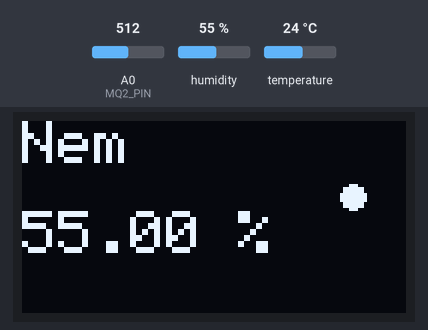
The sketch below on a simulated Arduino Uno, built with avr-gcc and run on an emulated ATmega328P. Shown: 128×64 one-colour display. The test bench sets the inputs (shaded band); at power-on: A0 (MQ2_PIN) = 512, humidity 55 %, temperature 24 °C.

Above: at 3.2 s.
3.3 s: A0 (MQ2_PIN) set to 688
At 7.1 s:
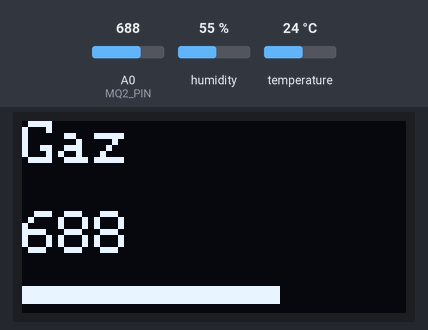
7.4 s: A0 (MQ2_PIN) set to 715
At 7.7 s:
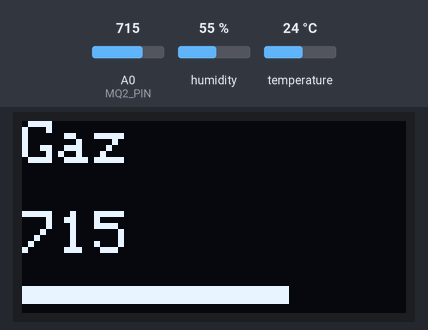
10.7 s: A0 (MQ2_PIN) set to 690
At 11.7 s:
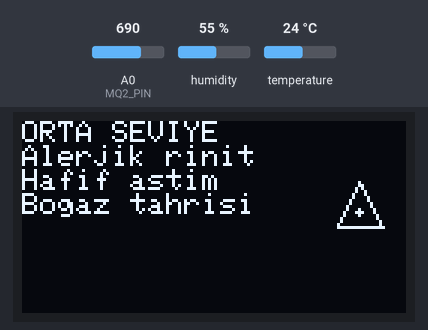
12.3 s: humidity set to 22 %
At 15.66 s:
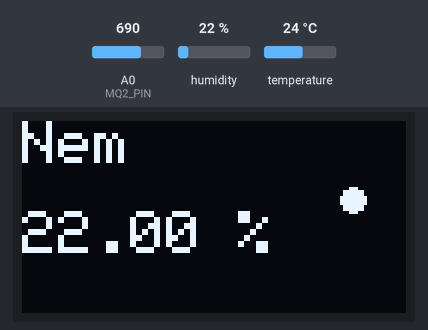
16.9 s: A0 (MQ2_PIN) set to 312
At 19.2 s:
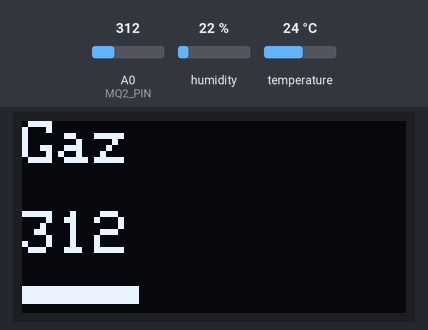
22.9 s: A0 (MQ2_PIN) set to 287
At 24.2 s:
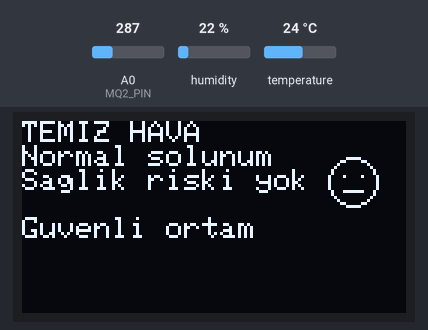

The sketch:

Ardunio.ino
```cpp
#include <Wire.h>
#include <Adafruit_GFX.h>
#include <Adafruit_SSD1306.h>
#include <DHT.h>

/* OLED AYARLARI */
#define SCREEN_WIDTH 128
#define SCREEN_HEIGHT 64
#define OLED_RESET -1
#define SCREEN_ADDRESS 0x3C
Adafruit_SSD1306 display(SCREEN_WIDTH, SCREEN_HEIGHT, &Wire, OLED_RESET);

/* DHT22 */
#define DHTPIN 2
#define DHTTYPE DHT22
DHT dht(DHTPIN, DHTTYPE);

/* MQ-2 */
#define MQ2_PIN A0

/* KART & ZAMAN */
int kart = 0;
unsigned long oncekiZaman = 0;
int anim = 0;

void setup() {
  Serial.begin(9600);
  dht.begin();

  if (!display.begin(SSD1306_SWITCHCAPVCC, SCREEN_ADDRESS)) {
    while (true);
  }

  display.clearDisplay();
  display.setTextSize(1);
  display.setTextColor(WHITE);
  display.setCursor(20, 25);
  display.println("Sistem Basladi");
  display.display();
  delay(2000);
}

void loop() {
  float nem = dht.readHumidity();
  float sicaklik = dht.readTemperature();
  int gaz = analogRead(MQ2_PIN);

  /* Kart degistirme */
  if (millis() - oncekiZaman > 3000) {
    oncekiZaman = millis();
    kart++;
    anim = 0;
    if (kart > 3) kart = 0;
  }

  display.clearDisplay();
  display.setTextColor(WHITE);

  /* KART 1 - SICAKLIK */
  if (kart == 0) {
    display.setTextSize(2);
    display.setCursor(0, 0);
    display.print("Sicaklik");
    display.setCursor(0, 30);
    display.print(sicaklik);
    display.print(" C");

    // animasyon
    display.drawCircle(110, 32, 5 + anim % 4, WHITE);
  }

  /* KART 2 - NEM */
  if (kart == 1) {
    display.setTextSize(2);
    display.setCursor(0, 0);
    display.print("Nem");
    display.setCursor(0, 30);
    display.print(nem);
    display.print(" %");

    // damla animasyonu
    display.fillCircle(110, 25 + anim % 6, 4, WHITE);
  }

  /* KART 3 - GAZ */
  if (kart == 2) {
    display.setTextSize(2);
    display.setCursor(0, 0);
    display.print("Gaz");
    display.setCursor(0, 30);
    display.print(gaz);

    // bar animasyonu
    display.fillRect(0, 55, map(gaz, 0, 1023, 0, 128), 6, WHITE);
  }

  /* KART 4 - SAGLIK BILGI */
  if (kart == 3) {
    display.setTextSize(1);
    display.setCursor(0, 0);

    if (gaz <= 300) {
      display.println("TEMIZ HAVA");
      display.println("Normal solunum");
      display.println("Saglik riski yok");
      display.println();
      display.println("Guvenli ortam");

      // gülümseme
      display.drawCircle(110, 20, 8, WHITE);
      display.drawPixel(107,18,WHITE);
      display.drawPixel(113,18,WHITE);
      display.drawLine(107,23,113,23,WHITE);
    }
    else if (gaz <= 700) {
      display.println("ORTA SEVIYE");
      display.println("Alerjik rinit");
      display.println("Hafif astim");
      display.println("Bogaz tahrisi");

      // uyarı animasyonu
      display.drawTriangle(105,35,120,35,112,20,WHITE);
      display.fillCircle(112,30,1,WHITE);
    }
    else {
      display.println("KIRLI HAVA");
      display.println("Astim krizi");
      display.println("Bronşit");
      display.println("KOAH riski");
      display.println("Maske onerilir");

      // çarpı animasyonu
      display.drawLine(104,18,120,34,WHITE);
      display.drawLine(120,18,104,34,WHITE);
    }
  }

  display.display();
  anim++;
  delay(150);
}
```

Measured:
- the behaviour switches between 700 and 701 on A0 (MQ2_PIN) (found by bisection; images 1 and 2)
- the behaviour switches between 301 and 300 on A0 (MQ2_PIN) (found by bisection; images 5 and 6)
- after the input at 7.4 s, the display: changes after 0.05 s (image 2)
- after the input at 10.7 s, the display: changes after 0.19 s (image 3)
- after the input at 22.9 s, the display: changes after 0.21 s (image 6)
- what the display in image 2 shows lasts 1.8 s, from 7.4 s to 9.2 s
- what the display in image 5 shows lasts 3.1 s, from 18.4 s to 21.5 s
